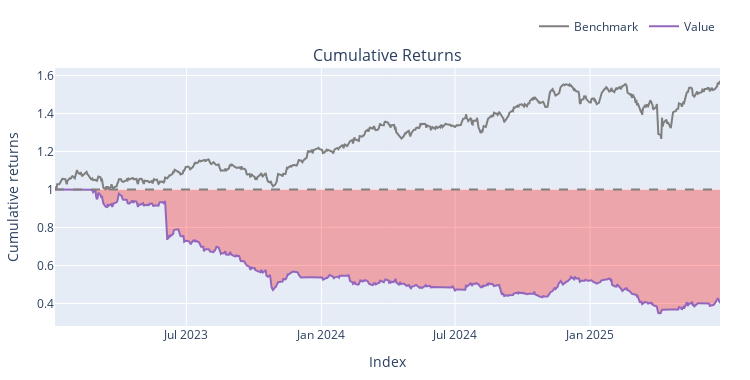

Notebook code cell kept with this figure:
### Code cell
import yfinance as yf
import pandas as pd
import vectorbt as vbt
from ta.momentum import WilliamsRIndicator

tickers = (
    pd.read_csv("../../data/sp500_tickers.csv")["Symbol"].str.replace(".", "-").tolist()
)
data = yf.download(
    tickers,
    start="2023-01-01",
    end="2025-06-28",
    auto_adjust=True,
    threads=True,
    group_by="column",
)

price = data["Close"].dropna(how="all", axis=1)
high = data["High"][price.columns]
low = data["Low"][price.columns]
vol = data["Volume"][price.columns]

# rsi and macd
rsi_res = vbt.RSI.run(price)
rsi = rsi_res.rsi

macd_res = vbt.MACD.run(price)
macd_diff = macd_res.macd - macd_res.signal

# willians %R
williams_r = price.apply(
    lambda col: WilliamsRIndicator(
        high=high[col.name], low=low[col.name], close=col
    ).williams_r()
)

# avwap
LOOKBACK = 30

def compute_avwap_series(pr: pd.Series, vl: pd.Series) -> pd.Series:
    df = pd.DataFrame({"P": pr, "V": vl}).dropna()
    out = pd.Series(index=df.index, dtype="float64")
    for t in df.index:
        window = df.loc[:t].iloc[-LOOKBACK:]
        anchor = window["P"].idxmin()
        tpv = (df.loc[anchor:t, "P"] * df.loc[anchor:t, "V"]).cumsum()
        cum_v = df.loc[anchor:t, "V"].cumsum()
        out.loc[t] = tpv.iloc[-1] / cum_v.iloc[-1]
    return out


avwap = pd.DataFrame(
    {sym: compute_avwap_series(price[sym], vol[sym]) for sym in price.columns}
)
avwap_slope = avwap.diff().rolling(5).mean()

# entry/exit signals
entry = (
    (price > avwap)
    & (avwap_slope > 0)
    & (price < avwap * 1.05)
    & (macd_diff > 0)
    & (rsi < 70)
    & (williams_r > -80)
)

exit = ((avwap_slope <= 0) | (williams_r <= -50)).shift(1)

rank = avwap_slope.rank(axis=1, ascending=False)
entry = entry & (rank <= 5)
entry = entry.fillna(False).astype(bool)
exit  = exit.fillna(False).astype(bool)

pf = vbt.Portfolio.from_signals(
    close=price,
    entries=entry,
    exits=exit,
    init_cash=2_000,
    fees=0.001,
    slippage=0.001,
    freq="1D",
    cash_sharing=True
)

print(pf.stats())
pf.plot().show()

### Figure 1 — Plotly figure (JSON) as saved in the notebook; plotly's stock layout.template omitted (floating-point values rounded to 4 significant figures; data arrays with more than 128 entries replaced by an {"elided": "..."} marker saying what was removed)
{"data": [{"legendgroup": "0", "line": {"color": "#7f7f7f"}, "name": "Benchmark", "showlegend": true, "type": "scatter", "uid": "647155dc-e6c2-4c5b-9eb1-f2d84ef472fb", "x": {"elided": "623 str values"}, "xaxis": "x", "y": {"elided": "623 float values"}, "yaxis": "y"}, {"hoverinfo": "skip", "legendgroup": "1", "line": {"color": "rgba(0, 0, 0, 0)", "width": 0}, "opacity": 0, "showlegend": false, "type": "scatter", "uid": "d338e35b-07a8-485c-85eb-33b4bab5f66a", "x": {"elided": "623 str values"}, "xaxis": "x", "y": {"elided": "623 int values"}, "yaxis": "y"}, {"connectgaps": false, "fill": "tonexty", "fillcolor": "rgba(255, 0, 0, 0.3)", "hoverinfo": "skip", "legendgroup": "1", "line": {"color": "rgba(0, 0, 0, 0)", "width": 0}, "opacity": 0, "showlegend": false, "type": "scatter", "uid": "7d5f4c9a-e332-4e4a-9630-32eb5d703e9f", "x": {"elided": "623 str values"}, "xaxis": "x", "y": {"elided": "623 float values"}, "yaxis": "y"}, {"legendgroup": "2", "line": {"color": "#9467bd"}, "name": "Value", "showlegend": true, "type": "scatter", "uid": "db90ad1d-b2e6-478f-a939-57dd1ed4f027", "x": {"elided": "623 str values"}, "xaxis": "x", "y": {"elided": "623 float values"}, "yaxis": "y"}, {"hoverinfo": "skip", "legendgroup": "1", "line": {"color": "rgba(0, 0, 0, 0)", "width": 0}, "opacity": 0, "showlegend": false, "type": "scatter", "uid": "36b843eb-ff9b-450a-9408-ed5c4576f403", "x": {"elided": "623 str values"}, "xaxis": "x", "y": {"elided": "623 int values"}, "yaxis": "y"}], "layout": {"annotations": [{"font": {"size": 16}, "showarrow": false, "text": "Cumulative Returns", "x": 0.5, "xanchor": "center", "xref": "paper", "y": 1, "yanchor": "bottom", "yref": "paper"}], "height": 380, "legend": {"orientation": "h", "traceorder": "normal", "x": 1, "xanchor": "right", "y": 1.105, "yanchor": "bottom"}, "margin": {"b": 30, "l": 30, "r": 30, "t": 30}, "shapes": [{"line": {"color": "gray", "dash": "dash"}, "type": "line", "x0": 0, "x1": 1, "xref": "paper", "y0": 1, "y1": 1, "yref": "y"}], "showlegend": true, "width": 750, "xaxis": {"anchor": "y", "domain": [0, 1], "title": {"text": "Index"}}, "yaxis": {"anchor": "x", "domain": [0, 1], "title": {"text": "Cumulative returns"}}}}
